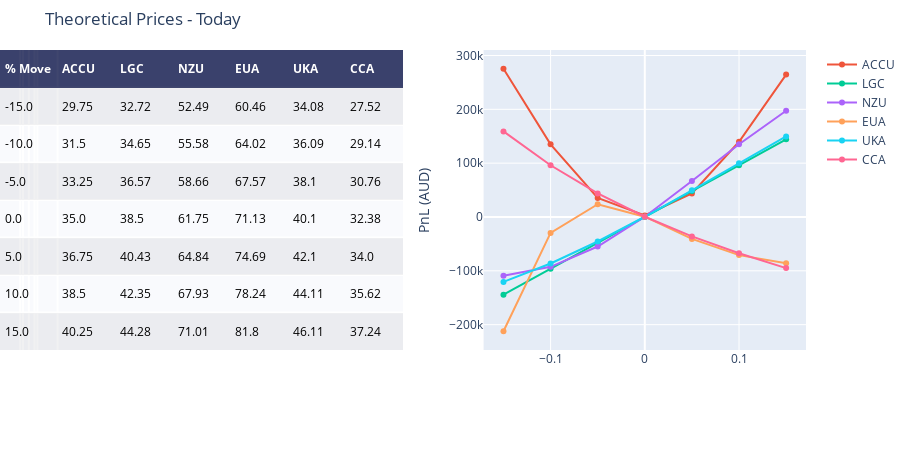

The code cell stored with this chart in its notebook:
### Code cell
price_ranges, price_returns, price_pnls = create_returns(current_date)

fig = ff.create_table(price_ranges,height_constant=50)

for i in mkts:
    #fig.add_trace(go.Scatter(x=fig_daily.Sigma, y=fig_daily[i], name=i, xaxis='x2', yaxis='y2'))
    fig.add_trace(go.Scatter(x = price_returns, y=price_pnls[i], name=i, xaxis='x2', yaxis='y2'))
    fig.update_xaxes(tickvals=[-0.15,-0.10,-0.5,0,0.5,0.10,0.15])
    
fig.update_layout(
    title_text = 'Theoretical Prices - Today',
    margin = {'t':50, 'b':100},
    xaxis = {'domain': [0, .5]},
    xaxis2 = {'domain': [0.6, 1.],'title':''},
    yaxis2 = {'anchor': 'x2', 'title': 'PnL (AUD)'}
)

fig.show()

### Figure 1 — Plotly figure (JSON) as saved in the notebook; plotly's stock layout.template omitted (floating-point values rounded to 4 significant figures)
{"data": [{"colorscale": [[0, "#00083e"], [0.5, "#ededee"], [1, "#ffffff"]], "hoverinfo": "none", "opacity": 0.75, "showscale": false, "type": "heatmap", "z": [[0, 0, 0, 0, 0, 0, 0], [0.5, 0.5, 0.5, 0.5, 0.5, 0.5, 0.5], [1, 1, 1, 1, 1, 1, 1], [0.5, 0.5, 0.5, 0.5, 0.5, 0.5, 0.5], [1, 1, 1, 1, 1, 1, 1], [0.5, 0.5, 0.5, 0.5, 0.5, 0.5, 0.5], [1, 1, 1, 1, 1, 1, 1], [0.5, 0.5, 0.5, 0.5, 0.5, 0.5, 0.5]]}, {"name": "ACCU", "type": "scatter", "x": [-0.15, -0.1, -0.05, 0, 0.05, 0.1, 0.15], "xaxis": "x2", "y": [275400.0, 135000.0, 35450.0, 2803.0, 43820.0, 139700.0, 264500.0], "yaxis": "y2"}, {"name": "LGC", "type": "scatter", "x": [-0.15, -0.1, -0.05, 0, 0.05, 0.1, 0.15], "xaxis": "x2", "y": [-144375, -96250, -48125, 0, 48125, 96250, 144375], "yaxis": "y2"}, {"name": "NZU", "type": "scatter", "x": [-0.15, -0.1, -0.05, 0, 0.05, 0.1, 0.15], "xaxis": "x2", "y": [-109000.0, -92610.0, -54900.0, 563.0, 66790.0, 135100.0, 197400.0], "yaxis": "y2"}, {"name": "EUA", "type": "scatter", "x": [-0.15, -0.1, -0.05, 0, 0.05, 0.1, 0.15], "xaxis": "x2", "y": [-212300.0, -29560.0, 23720.0, 604.2, -40780.0, -70830.0, -85890.0], "yaxis": "y2"}, {"name": "UKA", "type": "scatter", "x": [-0.15, -0.1, -0.05, 0, 0.05, 0.1, 0.15], "xaxis": "x2", "y": [-120600.0, -86450.0, -45530.0, 430.9, 49540.0, 99860.0, 149600.0], "yaxis": "y2"}, {"name": "CCA", "type": "scatter", "x": [-0.15, -0.1, -0.05, 0, 0.05, 0.1, 0.15], "xaxis": "x2", "y": [159000.0, 96090.0, 43870.0, 420.4, -36120.0, -67430.0, -94910.0], "yaxis": "y2"}], "layout": {"annotations": [{"align": "left", "font": {"color": "#ffffff"}, "showarrow": false, "text": "<b>% Move</b>", "x": -0.45, "xanchor": "left", "xref": "x", "y": 0, "yref": "y"}, {"align": "left", "font": {"color": "#ffffff"}, "showarrow": false, "text": "<b>ACCU</b>", "x": 0.55, "xanchor": "left", "xref": "x", "y": 0, "yref": "y"}, {"align": "left", "font": {"color": "#ffffff"}, "showarrow": false, "text": "<b>LGC</b>", "x": 1.55, "xanchor": "left", "xref": "x", "y": 0, "yref": "y"}, {"align": "left", "font": {"color": "#ffffff"}, "showarrow": false, "text": "<b>NZU</b>", "x": 2.55, "xanchor": "left", "xref": "x", "y": 0, "yref": "y"}, {"align": "left", "font": {"color": "#ffffff"}, "showarrow": false, "text": "<b>EUA</b>", "x": 3.55, "xanchor": "left", "xref": "x", "y": 0, "yref": "y"}, {"align": "left", "font": {"color": "#ffffff"}, "showarrow": false, "text": "<b>UKA</b>", "x": 4.55, "xanchor": "left", "xref": "x", "y": 0, "yref": "y"}, {"align": "left", "font": {"color": "#ffffff"}, "showarrow": false, "text": "<b>CCA</b>", "x": 5.55, "xanchor": "left", "xref": "x", "y": 0, "yref": "y"}, {"align": "left", "font": {"color": "#000000"}, "showarrow": false, "text": "-15.0", "x": -0.45, "xanchor": "left", "xref": "x", "y": 1, "yref": "y"}, {"align": "left", "font": {"color": "#000000"}, "showarrow": false, "text": "29.75", "x": 0.55, "xanchor": "left", "xref": "x", "y": 1, "yref": "y"}, {"align": "left", "font": {"color": "#000000"}, "showarrow": false, "text": "32.72", "x": 1.55, "xanchor": "left", "xref": "x", "y": 1, "yref": "y"}, {"align": "left", "font": {"color": "#000000"}, "showarrow": false, "text": "52.49", "x": 2.55, "xanchor": "left", "xref": "x", "y": 1, "yref": "y"}, {"align": "left", "font": {"color": "#000000"}, "showarrow": false, "text": "60.46", "x": 3.55, "xanchor": "left", "xref": "x", "y": 1, "yref": "y"}, {"align": "left", "font": {"color": "#000000"}, "showarrow": false, "text": "34.08", "x": 4.55, "xanchor": "left", "xref": "x", "y": 1, "yref": "y"}, {"align": "left", "font": {"color": "#000000"}, "showarrow": false, "text": "27.52", "x": 5.55, "xanchor": "left", "xref": "x", "y": 1, "yref": "y"}, {"align": "left", "font": {"color": "#000000"}, "showarrow": false, "text": "-10.0", "x": -0.45, "xanchor": "left", "xref": "x", "y": 2, "yref": "y"}, {"align": "left", "font": {"color": "#000000"}, "showarrow": false, "text": "31.5", "x": 0.55, "xanchor": "left", "xref": "x", "y": 2, "yref": "y"}, {"align": "left", "font": {"color": "#000000"}, "showarrow": false, "text": "34.65", "x": 1.55, "xanchor": "left", "xref": "x", "y": 2, "yref": "y"}, {"align": "left", "font": {"color": "#000000"}, "showarrow": false, "text": "55.58", "x": 2.55, "xanchor": "left", "xref": "x", "y": 2, "yref": "y"}, {"align": "left", "font": {"color": "#000000"}, "showarrow": false, "text": "64.02", "x": 3.55, "xanchor": "left", "xref": "x", "y": 2, "yref": "y"}, {"align": "left", "font": {"color": "#000000"}, "showarrow": false, "text": "36.09", "x": 4.55, "xanchor": "left", "xref": "x", "y": 2, "yref": "y"}, {"align": "left", "font": {"color": "#000000"}, "showarrow": false, "text": "29.14", "x": 5.55, "xanchor": "left", "xref": "x", "y": 2, "yref": "y"}, {"align": "left", "font": {"color": "#000000"}, "showarrow": false, "text": "-5.0", "x": -0.45, "xanchor": "left", "xref": "x", "y": 3, "yref": "y"}, {"align": "left", "font": {"color": "#000000"}, "showarrow": false, "text": "33.25", "x": 0.55, "xanchor": "left", "xref": "x", "y": 3, "yref": "y"}, {"align": "left", "font": {"color": "#000000"}, "showarrow": false, "text": "36.57", "x": 1.55, "xanchor": "left", "xref": "x", "y": 3, "yref": "y"}, {"align": "left", "font": {"color": "#000000"}, "showarrow": false, "text": "58.66", "x": 2.55, "xanchor": "left", "xref": "x", "y": 3, "yref": "y"}, {"align": "left", "font": {"color": "#000000"}, "showarrow": false, "text": "67.57", "x": 3.55, "xanchor": "left", "xref": "x", "y": 3, "yref": "y"}, {"align": "left", "font": {"color": "#000000"}, "showarrow": false, "text": "38.1", "x": 4.55, "xanchor": "left", "xref": "x", "y": 3, "yref": "y"}, {"align": "left", "font": {"color": "#000000"}, "showarrow": false, "text": "30.76", "x": 5.55, "xanchor": "left", "xref": "x", "y": 3, "yref": "y"}, {"align": "left", "font": {"color": "#000000"}, "showarrow": false, "text": "0.0", "x": -0.45, "xanchor": "left", "xref": "x", "y": 4, "yref": "y"}, {"align": "left", "font": {"color": "#000000"}, "showarrow": false, "text": "35.0", "x": 0.55, "xanchor": "left", "xref": "x", "y": 4, "yref": "y"}, {"align": "left", "font": {"color": "#000000"}, "showarrow": false, "text": "38.5", "x": 1.55, "xanchor": "left", "xref": "x", "y": 4, "yref": "y"}, {"align": "left", "font": {"color": "#000000"}, "showarrow": false, "text": "61.75", "x": 2.55, "xanchor": "left", "xref": "x", "y": 4, "yref": "y"}, {"align": "left", "font": {"color": "#000000"}, "showarrow": false, "text": "71.13", "x": 3.55, "xanchor": "left", "xref": "x", "y": 4, "yref": "y"}, {"align": "left", "font": {"color": "#000000"}, "showarrow": false, "text": "40.1", "x": 4.55, "xanchor": "left", "xref": "x", "y": 4, "yref": "y"}, {"align": "left", "font": {"color": "#000000"}, "showarrow": false, "text": "32.38", "x": 5.55, "xanchor": "left", "xref": "x", "y": 4, "yref": "y"}, {"align": "left", "font": {"color": "#000000"}, "showarrow": false, "text": "5.0", "x": -0.45, "xanchor": "left", "xref": "x", "y": 5, "yref": "y"}, {"align": "left", "font": {"color": "#000000"}, "showarrow": false, "text": "36.75", "x": 0.55, "xanchor": "left", "xref": "x", "y": 5, "yref": "y"}, {"align": "left", "font": {"color": "#000000"}, "showarrow": false, "text": "40.43", "x": 1.55, "xanchor": "left", "xref": "x", "y": 5, "yref": "y"}, {"align": "left", "font": {"color": "#000000"}, "showarrow": false, "text": "64.84", "x": 2.55, "xanchor": "left", "xref": "x", "y": 5, "yref": "y"}, {"align": "left", "font": {"color": "#000000"}, "showarrow": false, "text": "74.69", "x": 3.55, "xanchor": "left", "xref": "x", "y": 5, "yref": "y"}, {"align": "left", "font": {"color": "#000000"}, "showarrow": false, "text": "42.1", "x": 4.55, "xanchor": "left", "xref": "x", "y": 5, "yref": "y"}, {"align": "left", "font": {"color": "#000000"}, "showarrow": false, "text": "34.0", "x": 5.55, "xanchor": "left", "xref": "x", "y": 5, "yref": "y"}, {"align": "left", "font": {"color": "#000000"}, "showarrow": false, "text": "10.0", "x": -0.45, "xanchor": "left", "xref": "x", "y": 6, "yref": "y"}, {"align": "left", "font": {"color": "#000000"}, "showarrow": false, "text": "38.5", "x": 0.55, "xanchor": "left", "xref": "x", "y": 6, "yref": "y"}, {"align": "left", "font": {"color": "#000000"}, "showarrow": false, "text": "42.35", "x": 1.55, "xanchor": "left", "xref": "x", "y": 6, "yref": "y"}, {"align": "left", "font": {"color": "#000000"}, "showarrow": false, "text": "67.93", "x": 2.55, "xanchor": "left", "xref": "x", "y": 6, "yref": "y"}, {"align": "left", "font": {"color": "#000000"}, "showarrow": false, "text": "78.24", "x": 3.55, "xanchor": "left", "xref": "x", "y": 6, "yref": "y"}, {"align": "left", "font": {"color": "#000000"}, "showarrow": false, "text": "44.11", "x": 4.55, "xanchor": "left", "xref": "x", "y": 6, "yref": "y"}, {"align": "left", "font": {"color": "#000000"}, "showarrow": false, "text": "35.62", "x": 5.55, "xanchor": "left", "xref": "x", "y": 6, "yref": "y"}, {"align": "left", "font": {"color": "#000000"}, "showarrow": false, "text": "15.0", "x": -0.45, "xanchor": "left", "xref": "x", "y": 7, "yref": "y"}, {"align": "left", "font": {"color": "#000000"}, "showarrow": false, "text": "40.25", "x": 0.55, "xanchor": "left", "xref": "x", "y": 7, "yref": "y"}, {"align": "left", "font": {"color": "#000000"}, "showarrow": false, "text": "44.28", "x": 1.55, "xanchor": "left", "xref": "x", "y": 7, "yref": "y"}, {"align": "left", "font": {"color": "#000000"}, "showarrow": false, "text": "71.01", "x": 2.55, "xanchor": "left", "xref": "x", "y": 7, "yref": "y"}, {"align": "left", "font": {"color": "#000000"}, "showarrow": false, "text": "81.8", "x": 3.55, "xanchor": "left", "xref": "x", "y": 7, "yref": "y"}, {"align": "left", "font": {"color": "#000000"}, "showarrow": false, "text": "46.11", "x": 4.55, "xanchor": "left", "xref": "x", "y": 7, "yref": "y"}, {"align": "left", "font": {"color": "#000000"}, "showarrow": false, "text": "37.24", "x": 5.55, "xanchor": "left", "xref": "x", "y": 7, "yref": "y"}], "height": 450, "margin": {"b": 100, "l": 0, "r": 0, "t": 50}, "title": {"text": "Theoretical Prices - Today"}, "xaxis": {"domain": [0, 0.5], "dtick": 1, "gridwidth": 2, "showticklabels": false, "tick0": -0.5, "ticks": "", "tickvals": [-0.15, -0.1, -0.5, 0, 0.5, 0.1, 0.15], "zeroline": false}, "xaxis2": {"domain": [0.6, 1], "title": {"text": ""}}, "yaxis": {"autorange": "reversed", "dtick": 1, "gridwidth": 2, "showticklabels": false, "tick0": 0.5, "ticks": "", "zeroline": false}, "yaxis2": {"anchor": "x2", "title": {"text": "PnL (AUD)"}}}}
